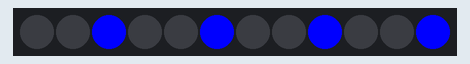
A sketch run on a simulated Arduino Uno, built with avr-gcc and run on an emulated ATmega328P. On the bench: 12 RGB LEDs in strip order, left to right. Dim RGB values are drawn brighter than linear.

Above: at 6.51 s.
At 7.47 s:
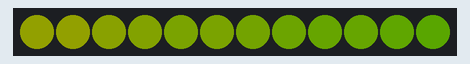
At 8.73 s:
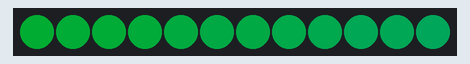
At 10.94 s:
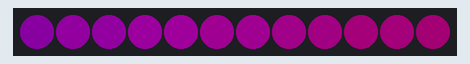
At 20.84 s:
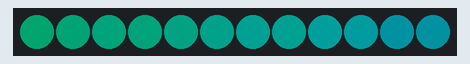
At 35.15 s:
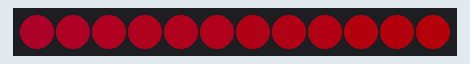

The sketch:

Neopixel_LED2.ino
```cpp
#include <Adafruit_NeoPixel.h>

#include <Adafruit_NeoPixel.h>

#include <Adafruit_NeoPixel.h>

#include <Adafruit_NeoPixel.h> //네오픽셀 LED 라이브러리 추가

#define PIN            6  //6번 핀으로 네오픽셀 LED 제어
#define NUMPIXELS      12 //LED 픽셀 개수 설정

Adafruit_NeoPixel pixels = Adafruit_NeoPixel(NUMPIXELS, PIN, NEO_GRB + NEO_KHZ800); //네오픽셀 LED 초기 설정

void colorWipe(uint32_t color, uint8_t wait);  //두 개(32비트, 8비트)의 매개변수를 가진 colorWipe 함수 선언
void theaterChase(uint32_t color, uint8_t wait); //두 개(32비트, 8비트)의 매개변수를 가진 theaterChase 함수 선언
uint32_t Wheel(byte WheelPos); //한 개의 8비트 매개변수와 32비트 int형을 반환하는 Wheel 함수 선언
void rainbow(uint8_t wait); //한 개의 8비트 매개변수를 가진 rainbow 함수 선언


void setup()
{
  pixels.begin(); //핀 모드 설정

}

void loop()
{
    colorWipe(pixels.Color(255,0,0),50); //빨간색
    colorWipe(pixels.Color(0,255,0),50); //초록색
    colorWipe(pixels.Color(0,0,255),50); //파란색

    theaterChase(pixels.Color(255, 255, 255),50); //흰색
    theaterChase(pixels.Color(255, 0, 0), 50);  //빨간색
    theaterChase(pixels.Color(0, 0, 255), 50);  //파란색

    rainbow(20);
}

//하나의 컬러로 픽셀을 순차적으로 채우고 다른 색깔로 전환
void colorWipe(uint32_t color, uint8_t wait)
{
  for(int i=0; i<pixels.numPixels(); i++)
  {
    pixels.setPixelColor(i, color);
    pixels.show();
    delay(wait);
  }
}

//3개 간격으로 픽셀에 색깔이 출력
void theaterChase(uint32_t color, uint8_t wait)
{
  for (int j=0; j<10; j++) //전체 동작 10회 반복
  {
    for (int q=0; q < 3; q++) //아래 컬러 설정을 3회 반복
    {
      for (int i=0; i < pixels.numPixels(); i=i+3)
      {
        pixels.setPixelColor(i+q, color);    //3개 간격으로 픽셀 컬러 설정
      }
      pixels.show();
      delay(wait);

      for (int i=0; i < pixels.numPixels(); i=i+3)
      {
        pixels.setPixelColor(i+q, 0);        //3개 간격으로 픽셀 컬러 off
      }
    }
  }
}

//RGB 값을 반환
uint32_t Wheel(byte WheelPos)
{
  WheelPos = 255 - WheelPos;
  if(WheelPos < 85)
  {
    return pixels.Color(255 - WheelPos * 3, 0, WheelPos * 3);  //파란색 ~ 빨간색 사이의 RGB 값 반환
  }
  if(WheelPos < 170)
  {
    WheelPos -= 85;
    return pixels.Color(0, WheelPos * 3, 255 - WheelPos * 3);  //초록색 ~ 파란색 사이의 RGB 값 반환
  }
  WheelPos -= 170;
  return pixels.Color(WheelPos * 3, 255 - WheelPos * 3, 0);  //빨간색 ~ 초록색 사이의 RGB 값 반환
}

//전체 픽셀이 무지개 컬러를 순차적으로 출력
void rainbow(uint8_t wait)
{
  uint16_t i, j;

  for(j=0; j<256; j++)
  {
    for(i=0; i<pixels.numPixels(); i++)
    {
      pixels.setPixelColor(i, Wheel((i+j) & 255)); //Wheel 함수에서 반환되는 RGB 값으로 컬러 설정
    }
    pixels.setBrightness(63);
    pixels.show();
    delay(wait);
  }
}
```
